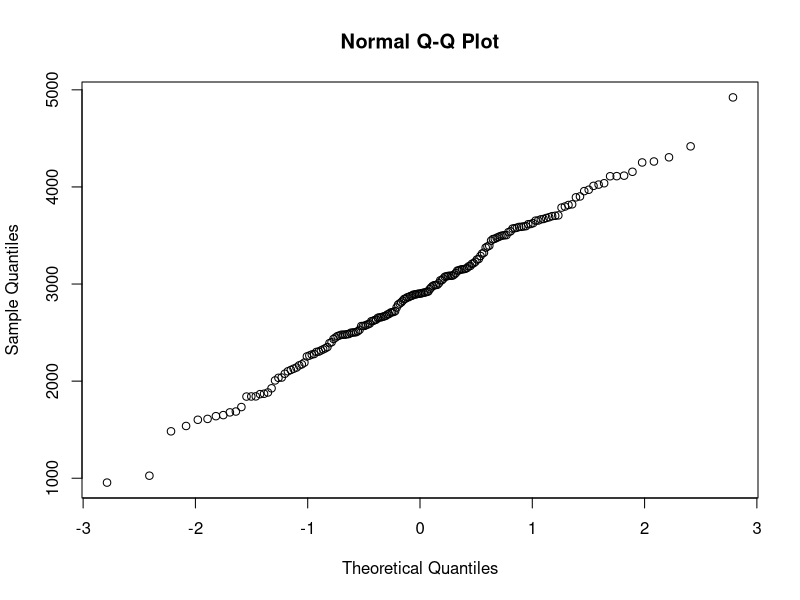
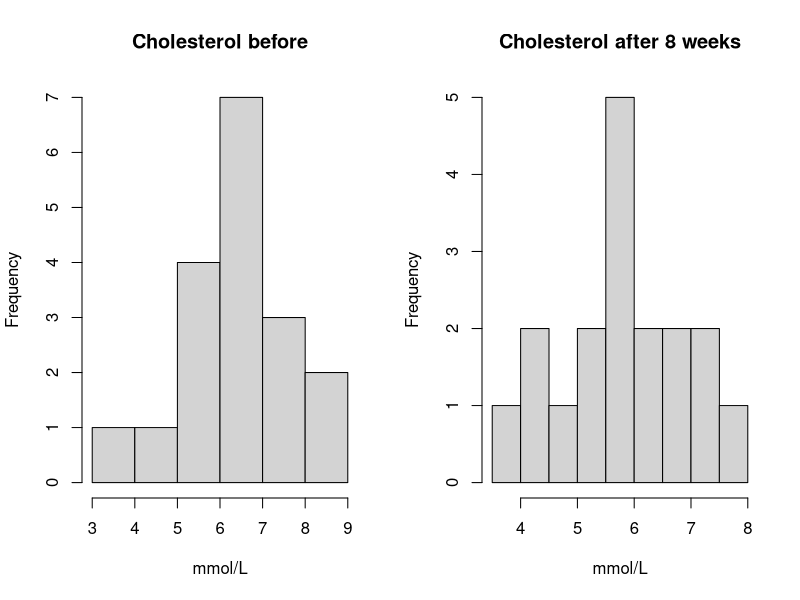
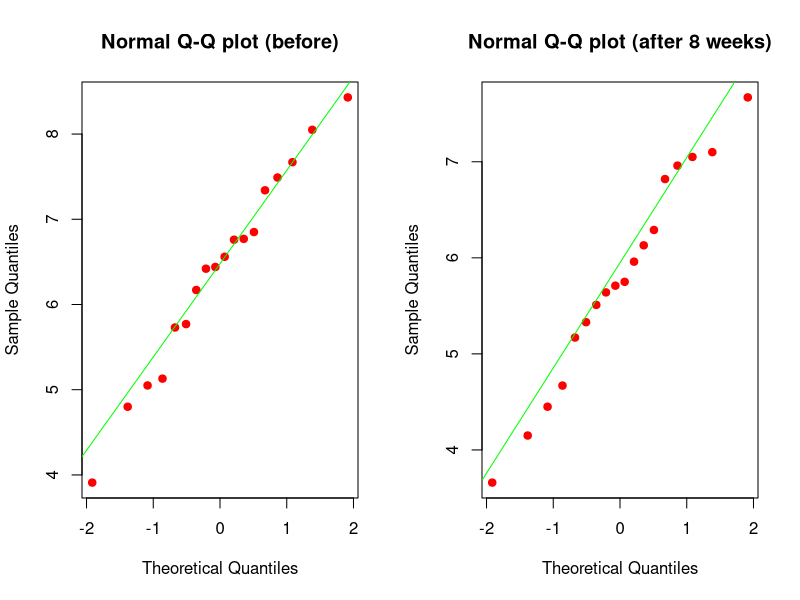
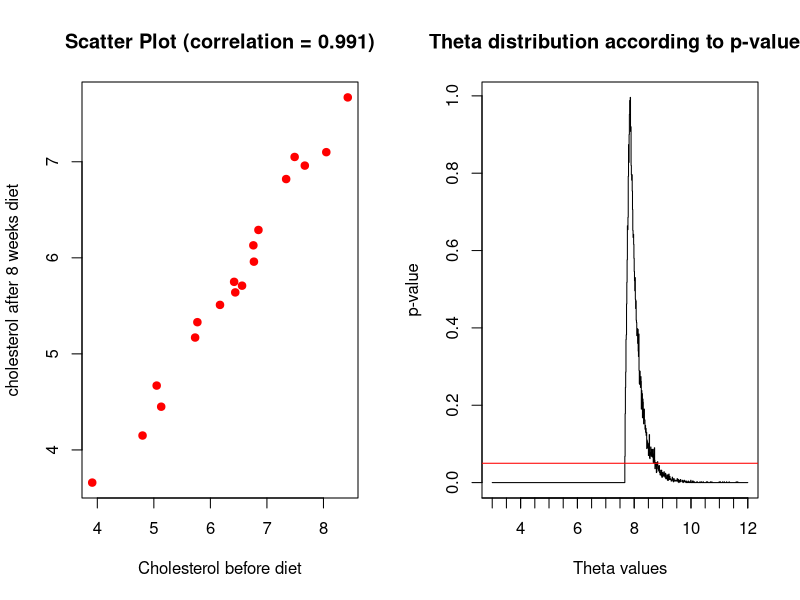
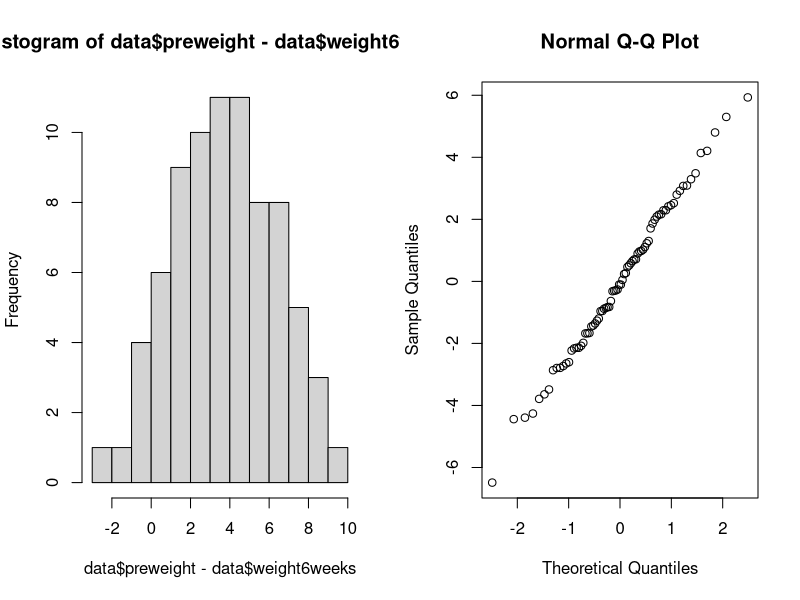
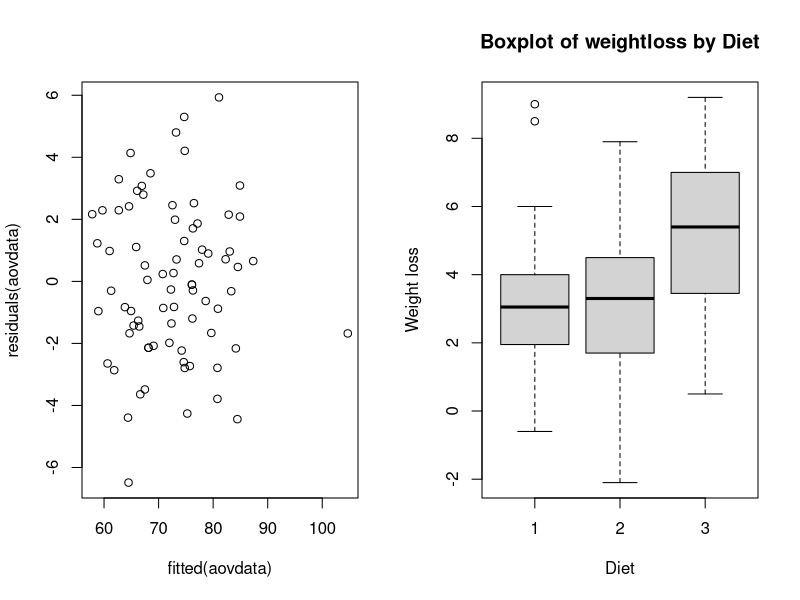
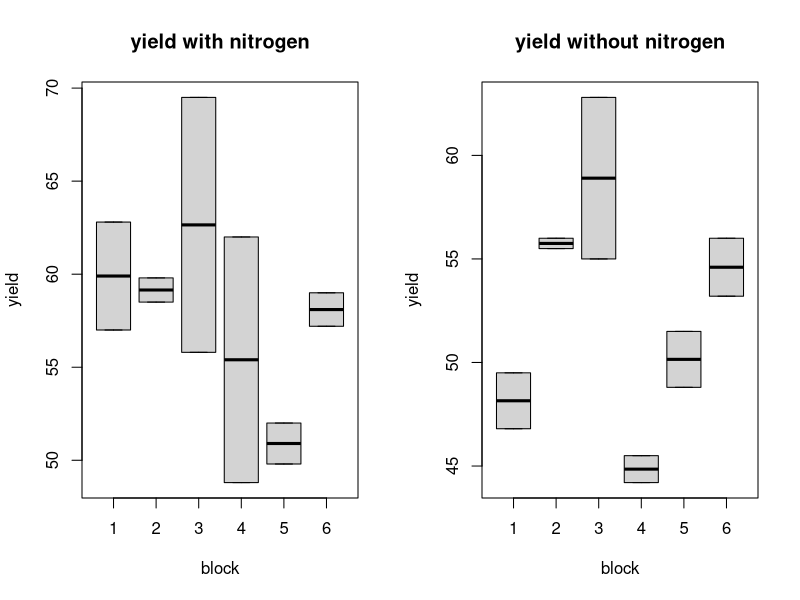
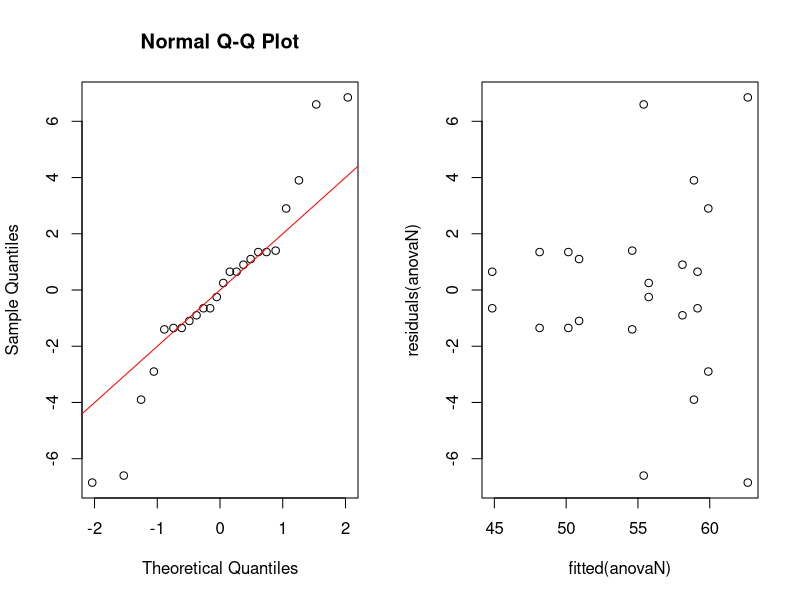

Reproduce these figures in R, in order.
## ---- chunk 1
knitr::opts_chunk$set(echo = TRUE)
## ---- chunk 2
  options(digits=4)
## ---- chunk 3
  df <- read.csv('Data/birthweight.txt')
  shapiro.test(df$birthweight)[2]
  qqnorm(df$birthweight)
## ---- chunk 4
  options(digits=8)
## ---- chunk 5
  n = nrow(df)
  mu = mean(df$birthweight)
  s = sd(df$birthweight)
  z_98p = 2.05 # value from z score table for 98th percentile
  m = z_98p*s/sqrt(n) # m = 1.96s/sqrt(n)
  bounded_CI = c(mu - m, mu + m); bounded_CI #bounded 96% CI for mu
## ---- chunk 6
  options(digits=6)
## ---- chunk 7
get_m = function(n) {
  s = sd(df$birthweight)
  z_98p = 2.05 # value from z score table for 98th percentile
  m = z_98p*s/sqrt(n)
  
  return(m)
}

for (sample_size in 1:1000) {
  lower_bound = mu - get_m(sample_size)
  upper_bound = mu + get_m(sample_size)
  CI_length = upper_bound - lower_bound
  if (CI_length <= 100) {
    break
  }
}
sample_size

# bootstrap 96%-CI:
B = 1000
Tstar = 1:B
for (i in 1:B){
  Xstar = sample(df$birthweight, replace=TRUE)
  Tstar[i] = mean(Xstar)
}
Tstar20 = quantile(Tstar, 0.020)
Tstar980 = quantile(Tstar, 0.980)
sum(Tstar<Tstar20)
## ---- chunk 8
  options(digits=8)
bootstrap_CI = c(2*mu-Tstar980,2*mu-Tstar20)
bootstrap_CI
## ---- chunk 9
# H0 mean <= 2800
t.test(df$birthweight, mu=2800, alt="g")
## ---- chunk 10
  options(digits=4)
## ---- chunk 11
# sign test
p_value = binom.test(sum(df$birthweight > 2800), length(df$birthweight), alt='g')[3]
## ---- chunk 12
sprintf(p_value, fmt = '%#.4f') 
## ---- chunk 13
B = 1000
psign = numeric(B)
pttest = numeric(B)
n = 50
for(i in 1:B) {
  x = sample(df$birthweight, n)
  psign[i] = binom.test(sum(x>2800), n, alt='g')[[3]]
  pttest[i] = t.test(x, mu=2800, alt='g')[[3]]
}
power_sign = sum(psign<0.05)/B
power_ttest = sum(pttest<0.05)/B
## ---- chunk 14
  options(digits=6)
## ---- chunk 15
c(power_sign, power_ttest)
## ---- chunk 16
n = 100
p_lower = 0.25
sample_probabilities = numeric(n)
for(i in 1:n){
  x = sample(df$birthweight, n)
  sample_probabilities[i] = sum(x < 2600)/n
}
s = sd(sample_probabilities)
p_estimate = mean(sample_probabilities)
m = p_estimate - p_lower
p_upper = p_estimate + m
c(p_lower, p_estimate, p_upper)
## ---- chunk 17
p_val = numeric(100)
for(i in 1:100) {
  males_u2600 = 34
  females_u2600 = 28
  males_a2600 = 61
  females_a2600 = 65
  under_2600 = df$birthweight[df$birthweight < 2600]
  above_2600 = df$birthweight[df$birthweight > 2600]
  under_2600
  samples_males_u2600_i = sample(1:length(under_2600), males_u2600)
  samples_males_u2600 = under_2600[samples_males_u2600_i]
  samples_females_u2600 = under_2600[-samples_males_u2600_i]
  samples_males_a2600_i = sample(1:length(above_2600), males_a2600)
  samples_males_a2600 = above_2600[samples_males_a2600_i]
  samples_females_a2600 = above_2600[-samples_males_a2600_i]
  
  samples_males = c(samples_males_a2600, samples_males_u2600)
  samples_females = c(samples_females_a2600, samples_females_u2600)
  p_val[i] = t.test(samples_males, samples_females)[[3]]
}
## ---- chunk 18
  options(digits=4)
## ---- chunk 19
mean(p_val)
## ---- chunk 20
df = read.csv('Data/cholesterol.txt', header = TRUE, sep = "")
par(mfrow=c(1,2))
hist(df$Before, main = 'Cholesterol before', xlab = 'mmol/L')
hist(df$After8weeks, main = 'Cholesterol after 8 weeks', xlab = 'mmol/L')
## ---- chunk 21
par(mfrow=c(1,2))
qqnorm(df$Before, col='red', pch=19, main="Normal Q-Q plot (before)")
qqline(df$Before, col='green')
qqnorm(df$After8weeks, col='red', pch=19, main="Normal Q-Q plot (after 8 weeks)")
qqline(df$After8weeks, col='green')
## ---- chunk 22
plot(df$Before, df$After8weeks, xlab = "Cholesterol before diet",
     ylab = "cholesterol after 8 weeks diet",
     main = paste("Scatter Plot (correlation = ", round(cor(df$Before,df$After8weeks), 3),
                  collapes=")", sep=""), col='red',pch = 19)
## ---- chunk 23
ttest = t.test(df$Before, df$After8weeks, alt='g', paired=TRUE)
print(paste("p-value of two-paired t-test: ",round(ttest$p.value,3)))
wilcox_test = wilcox.test(df$Before, df$After8weeks, alt='g',paired = TRUE)
print(paste("p-value of two-paired Wilcoxon signed rank test: ",round(wilcox_test$p.value,3)))
## ---- chunk 24
sample_maxs <- c()
n = 1000
for (i in 1:n){
  sample_maxs[i] = max(sample(df$After8weeks, nrow(df), replace=TRUE))
}
estimated_upper_limit = mean(sample_maxs)
cat("Estimated Theta:", estimated_upper_limit, "\n") 
cat("Confidence interval:", quantile(sample_maxs, probs=c(0.025,0.975 )))
## ---- chunk 25

theta = 3.00; t=max(df$After8weeks); counter = 1;B=1000;
tstar=numeric(B); p_values = c(); thetas = c();
while (theta <= 12) {
  for (i in 1:B){
    xstar = runif(n=nrow(df), min=3, max=theta)
    tstar[i]=max(xstar)
    }
  p_left=sum(tstar<t)/B; p_right=sum(tstar>t)/B;
  p_values[counter]= 2*min(p_left,p_right)
  thetas[counter] = theta
  counter = counter + 1
  theta = theta + 0.01 #increment theta by  0.01
}
plot(x=thetas, y = p_values, type = "S", xlab = "Theta values", ylab="p-value", main = "Theta distribution according to p-values")
axis(1,at=seq(0,12,0.5),labels=NA)
abline(a=0.05,b=0, col='red')

df_theta = data.frame(thetas,p_values)
df_theta = dplyr::filter(df_theta, p_values > 0.05)
interval <- c(min(df_theta$theta), max(df_theta$theta))

print(interval)

## ---- chunk 26
binom.test(sum(df$After8weeks > 6), nrow(df), alt='g')

binom.test(sum(df$After8weeks > 4.5), nrow(df), alt='g', p=0.25)
## ---- chunk 27
library(dplyr)
library(multcomp)

data <- read.csv("Data/diet.txt",header = TRUE, sep = "")
## ---- chunk 28
# Test the assumptions
hist(data$preweight - data$weight6weeks, breaks=10)

# Test normality of the data
aovdata = lm(preweight~weight6weeks, data=data)

qqnorm(residuals(aovdata))
plot(fitted(aovdata),residuals(aovdata))

# Conduct a t-test to test the claim that diet affects weight loss
# p-value is small so we can reject H0 claiming that mean difference is zero.
t.test(data$preweight, data$weight6weeks, paired=TRUE)
## ---- chunk 29
# - If normality assumption is not met, Kruskal-wallis can be used
model_b <- aov(preweight - weight6weeks ~ diet, data=data)
summary(model_b)

# Which diet was the best for losing weight? 
boxplot((preweight-weight6weeks) ~ diet, data = data, xlab = "Diet", ylab = "Weight loss", main = "Boxplot of weightloss by Diet")
## ---- chunk 30
# Fit a two-way ANOVA model
lostweights = as.factor(data$preweight - data$weight6weeks)
data$gender = as.factor(data$gender)

model_c <- aov(diet ~ lostweights * gender, data = data)
summary(model_c)

# p-value of lost weights:gender is > 0.05 which concludes that lost weight and gender have interaction
# given the diet. It shows that diet has an effect on lost weight and gender.
## ---- chunk 31
I=6; J=3; N=2
rbind(rep(1:I,each=N*J),rep(1:J,N*I),sample(1:(N*I*J)))

#I think this is correct:
I=3; B=6; N=2
for (i in 1:B) print(sample(1:(N*I)))
#interpretation: rows correspond to blocks, columns correspond 2 repretitions of fertilizers (N,P,K,N,P,K), cells experimental units.

#For block 1 assign unit 3 to treatment 1, unit 1 to treatment 2, etc., for block
#2 assign unit 4 to treatment 1, unit 3 to treatment 2, etc.

## ---- chunk 32
df = MASS::npk
df_nitrogen = dplyr::filter(df, N == 1)
df_no_nitrogen =  dplyr::filter(df, N == 0)
par(mfrow=c(1,2))
boxplot(yield ~ block, data=df_nitrogen, main="yield with nitrogen"); boxplot(yield ~ block, data=df_no_nitrogen, main='yield without nitrogen')
## ---- chunk 33
df$block = as.factor(df$block)
df$N = as.factor(df$N)
anovaN = lm(yield ~ block * N,data=df);anova(anovaN)

par(mfrow=c(1,2))
qqnorm(residuals(anovaN));qqline(residuals(anovaN),col='red') ;plot(fitted(anovaN),residuals(anovaN))


## ---- chunk 34
additive_model = lm(yield ~ block + N,data=df);anova(additive_model)

## ---- chunk 35
par(mfrow=c(1,2))
interaction.plot(df$block,df$N,df$yield, trace.label='Nitrogen',xlab='block',ylab='yield')
interaction.plot(df$N, df$block, df$yield, trace.label='Block', xlab='nitrogen', ylab='yield')
